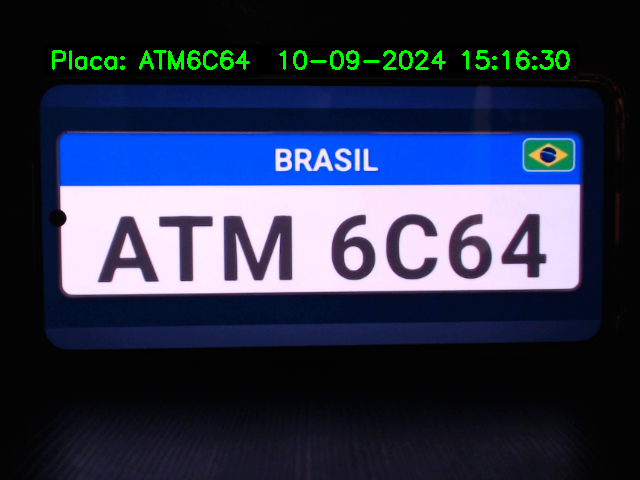
#> input picture imgs/ATM6C64___.png, 640 x 480 px; the run also reads 2 pictures not shown here
$ jupyter execute 'cortador e ajuste em imgs.ipynb'
#> lines starting #> are read from the running program, lines starting #| are printed output that depends on the picture
Cortar a parte inferior da imagem

[cell 1]
from PIL import Image

# Abrir a imagem
imagem = Image.open('imgs/ATM6C64___.png')
#> imagem is the input picture: PIL image 640x480 RGB; mean R, G, B 44.9, 52.3, 76.4

# Definir a área de corte (esquerda, superior, direita, inferior)
largura, altura = imagem.size
#> largura = 640; altura = 480
caixa_corte = (30, 30, largura - 30, altura - 115)  # Corta 10px da esquerda e direita, mantém superior e inferior ajustados
#> caixa_corte = (30, 30, 610, 365)

# Cortar a imagem
imagem_cortada = imagem.crop(caixa_corte)
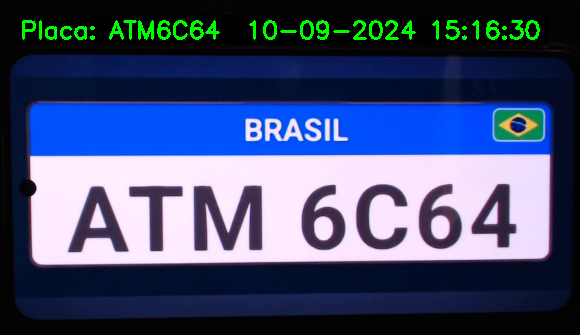
#> imagem_cortada: PIL image 580x335 RGB; mean R, G, B 66.1, 78, 113.5

# Salvar a nova imagem sem perder a qualidade
imagem_cortada.save('Cortadas/ATM6C64___.png', quality=100)

print("Imagem cortada com sucesso.")

Corta varias imagens de uma vez da pasta imgs, e ajusta

35: Distância da borda esquerda (x) do retângulo de recorte para o lado direito.
40: Distância do topo (y) do retângulo de recorte para baixo.
largura - 30: Distância do lado direito do retângulo até a borda esquerda. Isso significa que o recorte vai terminar 30 pixels antes do final da largura total da imagem.
altura - 125: Distância da base do retângulo até o topo da imagem. O recorte vai parar 125 pixels antes do final da altura total da imagem.

[cell 2]
import os
from PIL import Image

# Caminho das pastas
pasta_entrada = 'imgs'
pasta_saida = 'Cortadas'

# Certificar que a pasta de saída existe
if not os.path.exists(pasta_saida):
    os.makedirs(pasta_saida)

# Processar todas as imagens da pasta 'Resultado'
for arquivo in os.listdir(pasta_entrada):
    if arquivo.endswith(('.png', '.jpg', '.jpeg')):  # Extensões de imagem que você quer processar
        caminho_imagem = os.path.join(pasta_entrada, arquivo)

        # Abrir a imagem
        imagem = Image.open(caminho_imagem)

        # Definir a área de corte (esquerda, superior, direita, inferior)
        largura, altura = imagem.size
        caixa_corte = (35, 40, largura - 30, altura - 125)  # Ajuste conforme necessário
#> caixa_corte = (35, 40, 610, 355)

        # Cortar a imagem
        imagem_cortada = imagem.crop(caixa_corte)
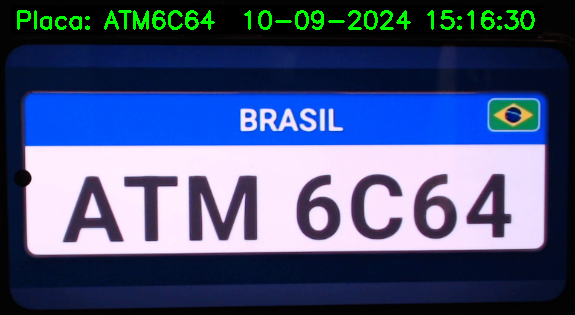
#> imagem_cortada: PIL image 575x315 RGB; mean R, G, B 70.7, 83.5, 121.6

        # Caminho para salvar a imagem cortada
        caminho_salvar = os.path.join(pasta_saida, arquivo)

        # Salvar a nova imagem sem perder a qualidade
        imagem_cortada.save(caminho_salvar, quality=100)

        print(f"Imagem {arquivo} cortada e salva com sucesso.")
#> pass 2 of the loop `for arquivo in os.listdir(pasta_entrada):`:
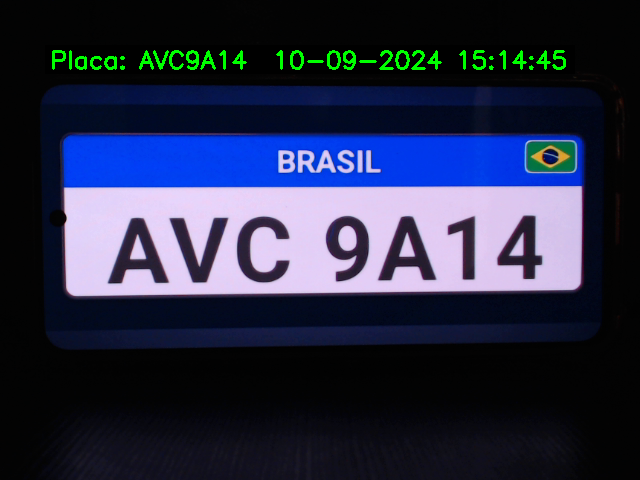
#> input picture imgs/AVC9A14___.png, 640 x 480 px
#> imagem is the input picture: PIL image 640x480 RGB; mean R, G, B 39.3, 44.5, 68.8
#> `imagem_cortada = imagem.crop(caixa_corte)`:
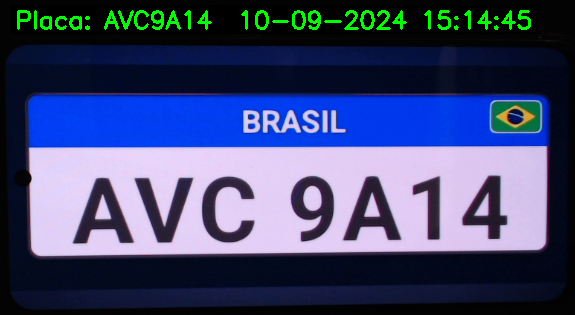
#> imagem_cortada: PIL image 575x315 RGB; mean R, G, B 62.7, 71.5, 110.8
#> pass 3 of the loop `for arquivo in os.listdir(pasta_entrada):`:
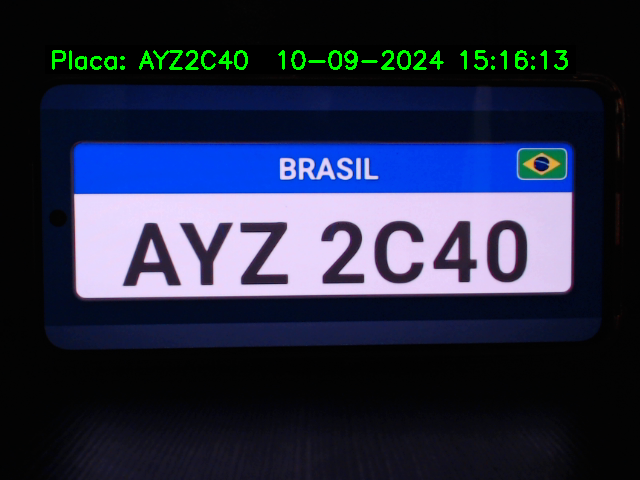
#> input picture imgs/AYZ2C40___.png, 640 x 480 px
#> imagem is the input picture: PIL image 640x480 RGB; mean R, G, B 38.2, 43.8, 67.3
#> `imagem_cortada = imagem.crop(caixa_corte)`:
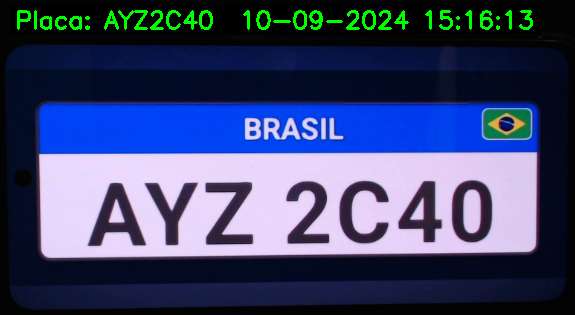
#> imagem_cortada: PIL image 575x315 RGB; mean R, G, B 60.3, 69.9, 107.6
#> the loop made 4 passes; the first 3 are shown

Juntar todas as imgs em uma só

[cell 3]
from PIL import Image
import os
import math

# Definindo as pastas de entrada e saída
pasta_entrada = 'imgs'
#> pasta_entrada = 'imgs'
pasta_saida = 'Juntar tudo'

# Configurações
imagens_por_linha = 5

# Listando todas as imagens na pasta de entrada
imagens = [Image.open(os.path.join(pasta_entrada, arquivo)) for arquivo in os.listdir(pasta_entrada) if arquivo.endswith(('png', 'jpg', 'jpeg'))]
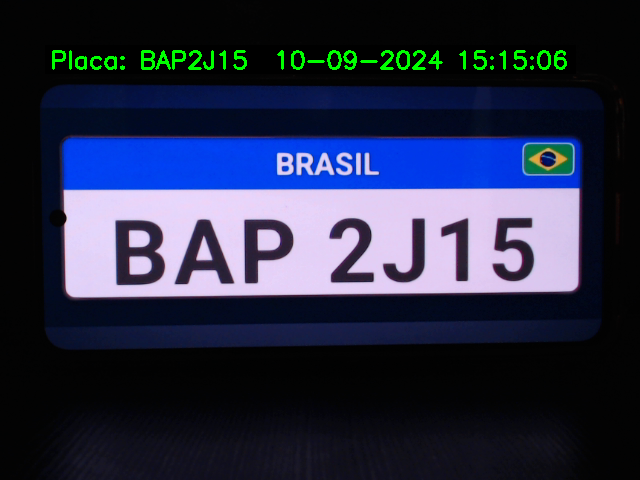
#> input picture imgs/BAP2J15___.png, 640 x 480 px

# Pegando a largura e a altura máxima das imagens
largura_maxima = max(img.size[0] for img in imagens)
#> largura_maxima = 640
altura_maxima = max(img.size[1] for img in imagens)
#> altura_maxima = 480

# Calculando o tamanho da imagem final sem margem
largura_final = imagens_por_linha * largura_maxima
#> largura_final = 3200
altura_final = math.ceil(len(imagens) / imagens_por_linha) * altura_maxima
#> altura_final = 480

# Criando a nova imagem em branco com o tamanho adequado
imagem_final = Image.new('RGB', (largura_final, altura_final), (255, 255, 255))
#> imagem_final: PIL image 3200x480 RGB; every value is 255

# Colocando as imagens organizadas em linhas e colunas sem margem
for index, img in enumerate(imagens):
    linha_atual = index // imagens_por_linha
    coluna_atual = index % imagens_por_linha
    x_offset = coluna_atual * largura_maxima
    y_offset = linha_atual * altura_maxima
    imagem_final.paste(img, (x_offset, y_offset))
#> this loop made 4 passes
#> x_offset on passes 1 to 4: 0, 640, 1280, 1920
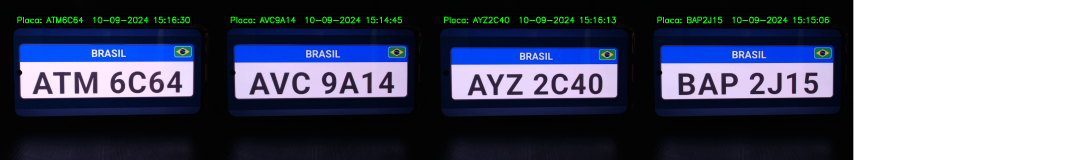
#> imagem_final: PIL image 3200x480 RGB (shown at 1/3 size); mean R, G, B 83.4, 88.1, 107.3

# Salvando a imagem final
imagem_final.save(os.path.join(pasta_saida, 'imagem_juntada_sem_margem.jpg'))

print("Juntado tudo")
